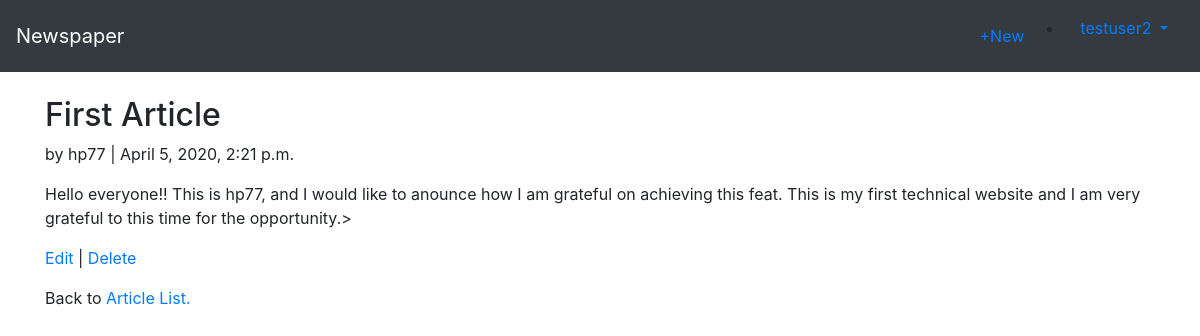
Screenshot of /articles/4/ (signed in) with the database file from the repository.
### users/models.py (models this page shows)
class CustomUser(AbstractUser):
    age = models.PositiveIntegerField(default=0)

### articles/models.py (models this page shows, shortened)
class Article(models.Model):
    title = models.CharField(max_length=255)
    body = models.TextField()
    date = models.DateTimeField(auto_now_add=True)
    author = models.ForeignKey(
        settings.AUTH_USER_MODEL,
        on_delete=models.CASCADE
    )

### articles/views.py (the view)
# urls.py: path('<int:pk>/', views.ArticleDetailView.as_view(), name='article_detail'),
class ArticleDetailView(LoginRequiredMixin, DetailView):
    model = models.Article
    template_name = 'article_detail.html'
    login_url = 'login'

### templates/article_detail.html
{% extends 'base.html' %}
{% block content %}
<div class="article-entry">
<h2>{{ object.title }}</h2>
<p>by {{ object.author }} | {{ object.date }}</p>
<p>{{ object.body }}></p>
</div>
<p><a href="{% url 'article_edit' article.pk %}">Edit</a> | <a href="{% url 'article_delete' article.pk%}">Delete</a></p>
<p>Back to <a href="{% url 'article_list' %}">Article List.</a></p>
{% endblock content %}

### templates/base.html (shortened to what this page needs)
<!DOCTYPE html>
<html lang="en">
<head>
<link rel="stylesheet" href="https://maxcdn.bootstrapcdn.com/bootstrap/4.0.0\
/css/bootstrap.min.css" integrity="sha384-Gn5384xqQ1aoWXA+058RXPxPg6fy4IWvTNh2E2\
63XmFcJlSAwiGgFAW/dAiS6JXm">
</head>
<body>
<nav class="navbar navbar-expand-md navbar-dark bg-dark mb-4">
 <a class="navbar-brand" href="{% url 'home'%}">Newspaper</a>
 <div class="collapse navbar-collapse" id="navbarCollapse">
 {% if user.is_authenticated %}
  <ul class="navbar-nav ml-auto">
   <li class="nav-item"><a href="{% url 'article_new' %}">+New</a></li>
   </ul>
   <ul>
   <li>
    <a class="nav-link dropdown-toggle" href="#" id="userMenu" data-toggle="dropdown" aria-haspopup="true" aria-expanded="false">
     {{ user.username }}
     </a>
</li>
</ul>
{% else %}
<form class="form-inline ml-auto">
 <a href="{% url 'login' %}" class="btn btn-outline-secondary">Log in</a>
 <a href="{% url 'signup' %} " class="btn btn-primary ml-2">Sign Up</a>
</form>
{% endif %}
</div>
</nav>
<div class="container">
{% block content %}
{% endblock %}
</div>
</body>
</html>

### rows the page displays
CustomUser: username "testuser2"
Article: title "First Article", author "hp77", date "April 5, 2020, 2:21 p.m.", body "Hello everyone!! This is hp77, and I would like to anounce how I am grateful on achieving this feat. This is my first technical website and I am very grateful to this time for the opportunity."
